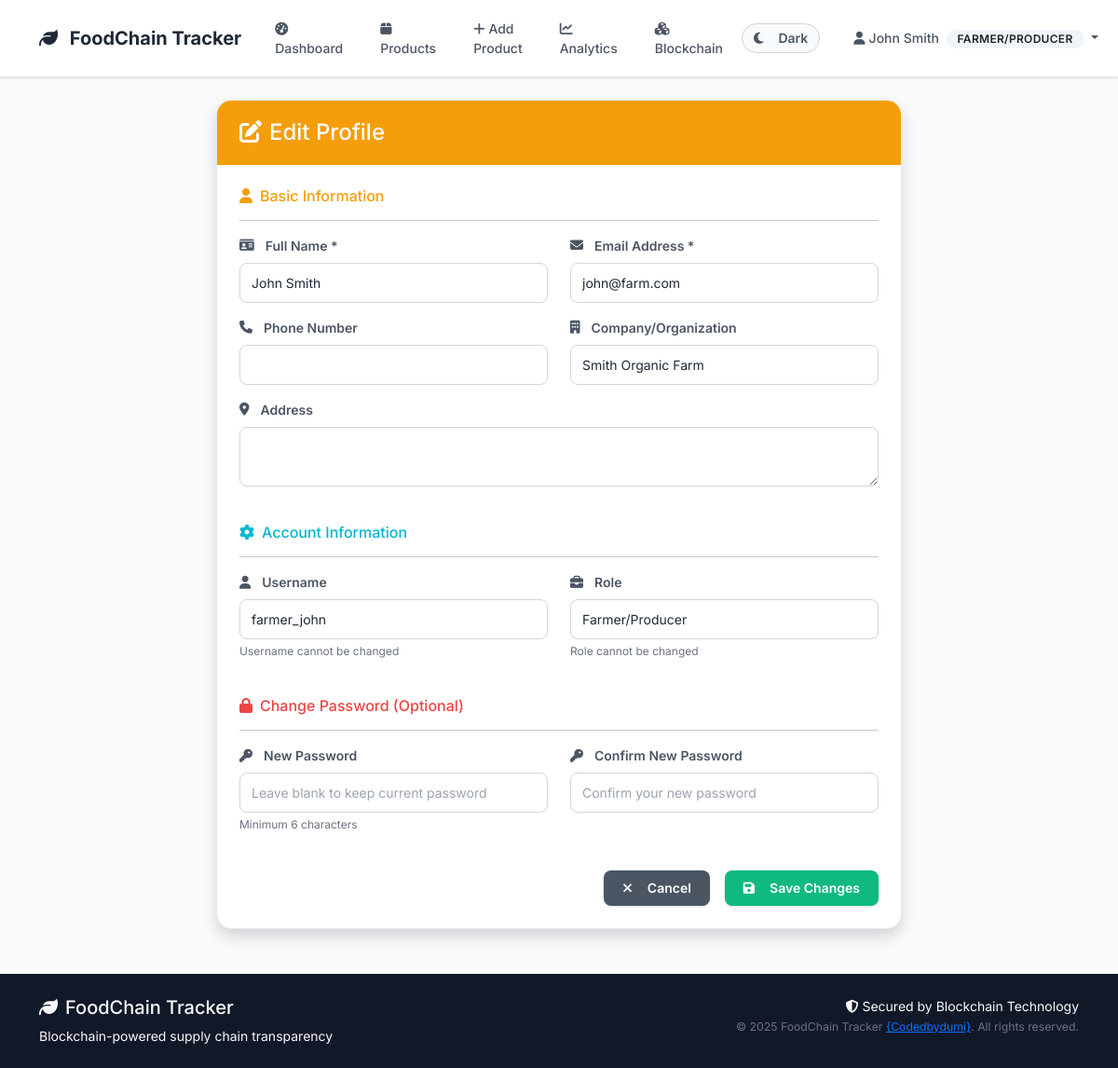
The app's page /auth/profile/edit (signed in) with its own data.
### models/user.py (models this page shows, shortened)
class User(UserMixin, db.Model):
    __tablename__ = 'users'
    id = db.Column(db.Integer, primary_key=True)
    username = db.Column(db.String(80), unique=True, nullable=False)
    email = db.Column(db.String(120), unique=True, nullable=False)
    password_hash = db.Column(db.String(200), nullable=False)
    full_name = db.Column(db.String(100), nullable=False)
    phone = db.Column(db.String(20))
    address = db.Column(db.Text)
    role = db.Column(db.String(20), nullable=False)  # 'farmer', 'distributor', 'retailer', 'inspector'
    company_name = db.Column(db.String(100))
    license_number = db.Column(db.String(50))  # Business license or certification
    is_active = db.Column(db.Boolean, default=True)
    is_verified = db.Column(db.Boolean, default=False)  # For business verification
    created_at = db.Column(db.DateTime, default=datetime.utcnow)
    last_login = db.Column(db.DateTime)
    products_created = db.relationship('Product', foreign_keys='Product.created_by',
                                     backref='creator', lazy='dynamic')
    sent_transactions = db.relationship('Transaction', foreign_keys='Transaction.from_user_id',
                                      backref='sender', lazy='dynamic')
    received_transactions = db.relationship('Transaction', foreign_keys='Transaction.to_user_id',
                                          backref='receiver', lazy='dynamic')
    def get_role_display(self):
        role_names = {
            'farmer': 'Farmer/Producer',
            'distributor': 'Distributor',
            'retailer': 'Retailer',
            'inspector': 'Inspector'
        }
        return role_names.get(self.role, self.role.title())
    def can_create_products(self):
        return self.role == 'farmer'

### routes/auth.py (the view, shortened to what this page needs)
@auth_bp.route('/profile/edit', methods=['GET', 'POST'])
@login_required
def edit_profile():
    return render_template('auth/edit_profile.html', user=current_user)

### templates/auth/edit_profile.html (shortened to what this page needs)
{% extends "base.html" %}
{% block content %}
<div class="row justify-content-center">
    <div class="col-lg-8">
        <div class="card shadow">
            <div class="card-header bg-warning text-white">
                <h4 class="mb-0">
                    <i class="fas fa-edit me-2"></i>Edit Profile
                </h4>
            </div>
            <div class="card-body p-4">
                <form method="POST">
                    <div class="row mb-4">
                        <div class="col-12">
                            <h6 class="text-warning">
                                <i class="fas fa-user me-2"></i>Basic Information
                            </h6>
                            <hr>
                        </div>
                        <div class="col-md-6 mb-3">
                            <label for="full_name" class="form-label">
                                <i class="fas fa-id-card me-1"></i>Full Name *
                            </label>
                            <input type="text" class="form-control" id="full_name" name="full_name"
                                   value="{{ user.full_name }}" required>
                        </div>
                        <div class="col-md-6 mb-3">
                            <label for="email" class="form-label">
                                <i class="fas fa-envelope me-1"></i>Email Address *
                            </label>
                            <input type="email" class="form-control" id="email" name="email"
                                   value="{{ user.email }}" required>
                        </div>
                        <div class="col-md-6 mb-3">
                            <label for="phone" class="form-label">
                                <i class="fas fa-phone me-1"></i>Phone Number
                            </label>
                            <input type="tel" class="form-control" id="phone" name="phone"
                                   value="{{ user.phone or '' }}">
                        </div>
                        <div class="col-md-6 mb-3">
                            <label for="company_name" class="form-label">
                                <i class="fas fa-building me-1"></i>Company/Organization
                            </label>
                            <input type="text" class="form-control" id="company_name" name="company_name"
                                   value="{{ user.company_name or '' }}">
                        </div>
                        <div class="col-12 mb-3">
                            <label for="address" class="form-label">
                                <i class="fas fa-map-marker-alt me-1"></i>Address
                            </label>
                            <textarea class="form-control" id="address" name="address" rows="2">{{ user.address or '' }}</textarea>
                        </div>
                    </div>
                    <div class="row mb-4">
                        <div class="col-12">
                            <h6 class="text-info">
                                <i class="fas fa-cog me-2"></i>Account Information
                            </h6>
                            <hr>
                        </div>
                        <div class="col-md-6 mb-3">
                            <label for="username" class="form-label">
                                <i class="fas fa-user me-1"></i>Username
                            </label>
                            <input type="text" class="form-control" id="username" name="username"
                                   value="{{ user.username }}" readonly>
                            <div class="form-text">Username cannot be changed</div>
                        </div>
                        <div class="col-md-6 mb-3">
                            <label for="role" class="form-label">
                                <i class="fas fa-briefcase me-1"></i>Role
                            </label>
                            <input type="text" class="form-control" id="role" name="role"
                                   value="{{ user.get_role_display() }}" readonly>
                            <div class="form-text">Role cannot be changed</div>
                        </div>
                    </div>
                    <div class="row mb-4">
                        <div class="col-12">
                            <h6 class="text-danger">
                                <i class="fas fa-lock me-2"></i>Change Password (Optional)
                            </h6>
                            <hr>
                        </div>
                        <div class="col-md-6 mb-3">
                            <label for="new_password" class="form-label">
                                <i class="fas fa-key me-1"></i>New Password
                            </label>
                            <input type="password" class="form-control" id="new_password" name="new_password"
                                   placeholder="Leave blank to keep current password">
                            <div class="form-text">Minimum 6 characters</div>
                        </div>
                        <div class="col-md-6 mb-3">
                            <label for="confirm_password" class="form-label">
                                <i class="fas fa-key me-1"></i>Confirm New Password
                            </label>
                            <input type="password" class="form-control" id="confirm_password" name="confirm_password"
                                   placeholder="Confirm your new password">
                        </div>
                    </div>
                    <div class="d-grid gap-2 d-md-flex justify-content-md-end">
                        <a href="{{ url_for('auth.profile') }}" class="btn btn-secondary me-md-2">
                            <i class="fas fa-times me-2"></i>Cancel
                        </a>
                        <button type="submit" class="btn btn-success">
                            <i class="fas fa-save me-2"></i>Save Changes
                        </button>
                    </div>
                </form>
            </div>
        </div>
    </div>
</div>
{% endblock %}

### templates/base.html (shortened to what this page needs)
<!DOCTYPE html>
<html lang="en">
<head>
    <link href="https://cdn.jsdelivr.net/npm/bootstrap@5.3.0/dist/css/bootstrap.min.css" rel="stylesheet">
    <link href="https://cdnjs.cloudflare.com/ajax/libs/font-awesome/6.4.0/css/all.min.css" rel="stylesheet">
    <link href="{{ url_for('static', filename='css/style.css') }}" rel="stylesheet">
</head>
<body>
    <nav class="navbar navbar-expand-lg navbar-light bg-white">
        <div class="container">
            <a class="navbar-brand" href="{{ url_for('index') }}">
                <i class="fas fa-leaf me-2"></i>
                FoodChain Tracker
            </a>
            <div class="collapse navbar-collapse" id="navbarNav">
                <ul class="navbar-nav me-auto">
                    {% if current_user.is_authenticated %}
                        <li class="nav-item">
                            <a class="nav-link" href="{{ url_for('dashboard.main') }}">
                                <i class="fas fa-tachometer-alt me-1"></i>Dashboard
                            </a>
                        </li>
                        <li class="nav-item">
                            <a class="nav-link" href="{{ url_for('products.list_products') }}">
                                <i class="fas fa-box me-1"></i>Products
                            </a>
                        </li>
                        {% if current_user.can_create_products() %}
                        <li class="nav-item">
                            <a class="nav-link" href="{{ url_for('products.add_product') }}">
                                <i class="fas fa-plus me-1"></i>Add Product
                            </a>
                        </li>
                        {% endif %}
                        <li class="nav-item">
                            <a class="nav-link" href="{{ url_for('analytics.dashboard') }}">
                                <i class="fas fa-chart-line me-1"></i>Analytics
                            </a>
                        </li>
                        <li class="nav-item">
                            <a class="nav-link" href="{{ url_for('blockchain.explorer') }}">
                                <i class="fas fa-cubes me-1"></i>Blockchain
                            </a>
                        </li>
                    {% endif %}
                </ul>
                <ul class="navbar-nav me-3">
                    <li class="nav-item">
                        <button class="btn btn-outline-secondary btn-sm theme-toggle" id="themeToggle" type="button">
                            <i class="fas fa-moon" id="themeIcon"></i>
                            <span class="ms-2 d-none d-md-inline" id="themeText">Dark</span>
                        </button>
                    </li>
                </ul>
                <ul class="navbar-nav">
                    {% if current_user.is_authenticated %}
                        <li class="nav-item dropdown">
                            <a class="nav-link dropdown-toggle" href="#" id="navbarDropdown" role="button" data-bs-toggle="dropdown">
                                <i class="fas fa-user me-1"></i>{{ current_user.full_name }}
                                <span class="badge bg-light text-dark ms-1">{{ current_user.get_role_display() }}</span>
                            </a>
                        </li>
                    {% endif %}
                </ul>
            </div>
        </div>
    </nav>
    <main class="container my-4">
        {% block content %}{% endblock %}
    </main>
    <footer class="bg-dark text-light py-4 mt-5">
        <div class="container">
            <div class="row">
                <div class="col-md-6">
                    <h5><i class="fas fa-leaf me-2"></i>FoodChain Tracker</h5>
                    <p class="mb-0">Blockchain-powered supply chain transparency</p>
                </div>
                <div class="col-md-6 text-md-end">
                    <p class="mb-0">
                        <i class="fas fa-shield-alt me-1"></i>Secured by Blockchain Technology
                    </p>
                    <small class="text-muted">© 2025 FoodChain Tracker <a href="https://github.com/codedbydumi">{Codedbydumi}</a>. All rights reserved.</small>
                </div>
            </div>
        </div>
    </footer>
</body>
</html>

### records on screen
User: full_name "John Smith", role "FARMER/PRODUCER", email "john@farm.com", company_name "Smith Organic Farm", username "farmer_john", role "Farmer/Producer"
